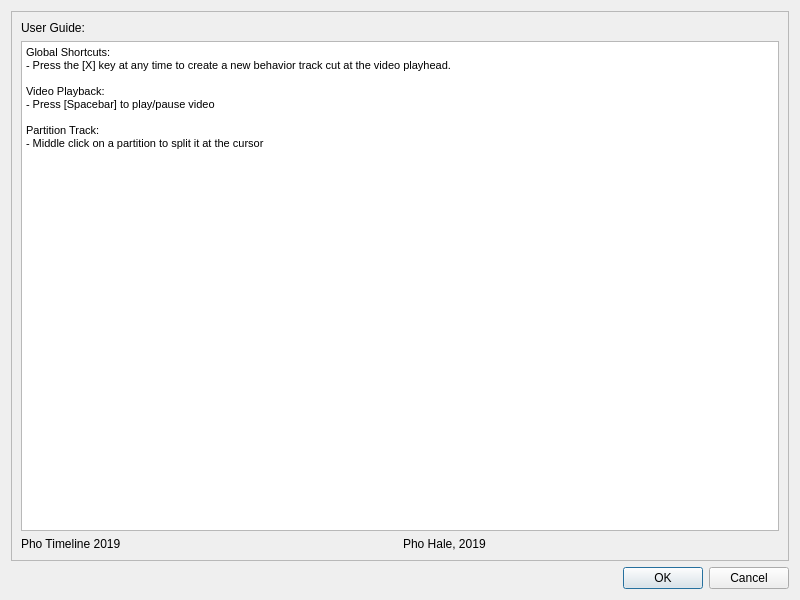
<?xml version="1.0" encoding="UTF-8"?>
<ui version="4.0">
 <class>HelpWindow</class>
 <widget class="QDialog" name="HelpWindow">
  <property name="geometry">
   <rect>
    <x>0</x>
    <y>0</y>
    <width>800</width>
    <height>600</height>
   </rect>
  </property>
  <property name="windowTitle">
   <string>Help Window</string>
  </property>
  <layout class="QVBoxLayout" name="verticalLayout">
   <item>
    <widget class="QFrame" name="frame">
     <property name="frameShape">
      <enum>QFrame::StyledPanel</enum>
     </property>
     <property name="frameShadow">
      <enum>QFrame::Raised</enum>
     </property>
     <layout class="QVBoxLayout" name="verticalLayout_2">
      <item>
       <widget class="QLabel" name="label_3">
        <property name="text">
         <string>User Guide:</string>
        </property>
       </widget>
      </item>
      <item>
       <widget class="QTextBrowser" name="textBrowser">
        <property name="html">
         <string>&lt;!DOCTYPE HTML PUBLIC &quot;-//W3C//DTD HTML 4.0//EN&quot; &quot;http://www.w3.org/TR/REC-html40/strict.dtd&quot;&gt;
&lt;html&gt;&lt;head&gt;&lt;meta name=&quot;qrichtext&quot; content=&quot;1&quot; /&gt;&lt;style type=&quot;text/css&quot;&gt;
p, li { white-space: pre-wrap; }
&lt;/style&gt;&lt;/head&gt;&lt;body style=&quot; font-family:'.AppleSystemUIFont'; font-size:13pt; font-weight:400; font-style:normal;&quot;&gt;
&lt;p style=&quot; margin-top:0px; margin-bottom:0px; margin-left:0px; margin-right:0px; -qt-block-indent:0; text-indent:0px;&quot;&gt;&lt;span style=&quot; font-family:'MS Shell Dlg 2'; font-size:8.25pt;&quot;&gt;Global Shortcuts:&lt;/span&gt;&lt;/p&gt;
&lt;p style=&quot; margin-top:0px; margin-bottom:0px; margin-left:0px; margin-right:0px; -qt-block-indent:0; text-indent:0px;&quot;&gt;&lt;span style=&quot; font-family:'MS Shell Dlg 2'; font-size:8.25pt;&quot;&gt;- Press the [X] key at any time to create a new behavior track cut at the video playhead.&lt;/span&gt;&lt;/p&gt;
&lt;p style=&quot;-qt-paragraph-type:empty; margin-top:0px; margin-bottom:0px; margin-left:0px; margin-right:0px; -qt-block-indent:0; text-indent:0px; font-family:'MS Shell Dlg 2'; font-size:8.25pt;&quot;&gt;&lt;br /&gt;&lt;/p&gt;
&lt;p style=&quot; margin-top:0px; margin-bottom:0px; margin-left:0px; margin-right:0px; -qt-block-indent:0; text-indent:0px;&quot;&gt;&lt;span style=&quot; font-family:'MS Shell Dlg 2'; font-size:8.25pt;&quot;&gt;Video Playback:&lt;/span&gt;&lt;/p&gt;
&lt;p style=&quot; margin-top:0px; margin-bottom:0px; margin-left:0px; margin-right:0px; -qt-block-indent:0; text-indent:0px;&quot;&gt;&lt;span style=&quot; font-family:'MS Shell Dlg 2'; font-size:8.25pt;&quot;&gt;- Press [Spacebar] to play/pause video&lt;/span&gt;&lt;/p&gt;
&lt;p style=&quot;-qt-paragraph-type:empty; margin-top:0px; margin-bottom:0px; margin-left:0px; margin-right:0px; -qt-block-indent:0; text-indent:0px; font-family:'MS Shell Dlg 2'; font-size:8.25pt;&quot;&gt;&lt;br /&gt;&lt;/p&gt;
&lt;p style=&quot; margin-top:0px; margin-bottom:0px; margin-left:0px; margin-right:0px; -qt-block-indent:0; text-indent:0px;&quot;&gt;&lt;span style=&quot; font-family:'MS Shell Dlg 2'; font-size:8.25pt;&quot;&gt;Partition Track:&lt;/span&gt;&lt;/p&gt;
&lt;p style=&quot; margin-top:0px; margin-bottom:0px; margin-left:0px; margin-right:0px; -qt-block-indent:0; text-indent:0px;&quot;&gt;&lt;span style=&quot; font-family:'MS Shell Dlg 2'; font-size:8.25pt;&quot;&gt;- Middle click on a partition to split it at the cursor&lt;/span&gt;&lt;/p&gt;&lt;/body&gt;&lt;/html&gt;</string>
        </property>
       </widget>
      </item>
      <item>
       <layout class="QHBoxLayout" name="horizontalLayout">
        <item>
         <widget class="QLabel" name="label_2">
          <property name="text">
           <string>Pho Timeline 2019</string>
          </property>
         </widget>
        </item>
        <item>
         <widget class="QLabel" name="label">
          <property name="text">
           <string>Pho Hale, 2019</string>
          </property>
         </widget>
        </item>
       </layout>
      </item>
     </layout>
    </widget>
   </item>
   <item>
    <widget class="QDialogButtonBox" name="buttonBox">
     <property name="orientation">
      <enum>Qt::Horizontal</enum>
     </property>
     <property name="standardButtons">
      <set>QDialogButtonBox::Cancel|QDialogButtonBox::Ok</set>
     </property>
    </widget>
   </item>
  </layout>
 </widget>
 <resources/>
 <connections>
  <connection>
   <sender>buttonBox</sender>
   <signal>accepted()</signal>
   <receiver>HelpWindow</receiver>
   <slot>accept()</slot>
   <hints>
    <hint type="sourcelabel">
     <x>248</x>
     <y>254</y>
    </hint>
    <hint type="destinationlabel">
     <x>157</x>
     <y>274</y>
    </hint>
   </hints>
  </connection>
  <connection>
   <sender>buttonBox</sender>
   <signal>rejected()</signal>
   <receiver>HelpWindow</receiver>
   <slot>reject()</slot>
   <hints>
    <hint type="sourcelabel">
     <x>316</x>
     <y>260</y>
    </hint>
    <hint type="destinationlabel">
     <x>286</x>
     <y>274</y>
    </hint>
   </hints>
  </connection>
 </connections>
</ui>
